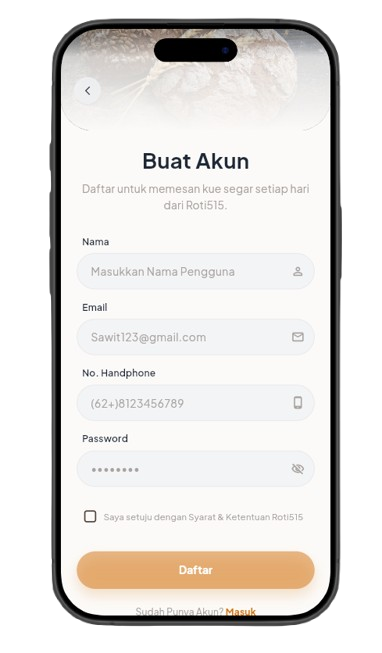
#> input picture docs/daftar.png, 382 x 653 px, found by its file name
$ python make_collage.py
#> lines starting #> are read from the running program, lines starting #| are printed output that depends on the picture
import os
from PIL import Image

image_dir = r"c:\project_roti_515\assets\images"
image_names = [
    "daftar.png",
    "login.png",
    "Cari Produk.png",
    "produk_pelanggan.png",
    "detail_menu.png",
    "keranjang.png",
    "checkout_roti515.png",
    "Pesanan Berhasil.png",
    "pelanggan terima notfikasi.png",
    "riwayat_pesanan dan batalkan pesanan.png",
    "dashboard_admin.png",
    "admin atur jam pengembalian.png",
    "kelola_produk_admin.png",
    "kelola_akun_admin.png"
]

images = []
for name in image_names:
    path = os.path.join(image_dir, name)
    if os.path.exists(path):
        img = Image.open(path).convert("RGBA")
#> img is the input picture: PIL image 382x653 RGBA; mean R, G, B, A 152, 149.3, 146.4, 177
        images.append(img)
    else:
        print(f"Missing: {path}")

if not images:
    print("No images found.")
    exit()

# Resize all images to the same height (e.g. 800px)
target_height = 800
#> target_height = 800
resized_images = []
for img in images:
    width = int((target_height / img.height) * img.width)
    resized_images.append(img.resize((width, target_height), Image.Resampling.LANCZOS))

# 2 rows, 7 columns
cols = 7
rows = 2
padding = 40

# Calculate row widths and heights
row_widths = []
for r in range(rows):
    w = sum(img.width for img in resized_images[r*cols:(r+1)*cols]) + padding * (cols + 1)
    row_widths.append(w)

max_width = max(row_widths)
total_height = (target_height * rows) + padding * (rows + 1)
#> total_height = 1720

# Create blank canvas (white)
canvas = Image.new("RGB", (max_width, total_height), "white")
#> canvas: PIL image 3496x1720 RGB; every value is 255

# Paste images
y_offset = padding
for r in range(rows):
    x_offset = padding
    row_imgs = resized_images[r*cols:(r+1)*cols]

    # center row if it's shorter
    x_offset = (max_width - (sum(img.width for img in row_imgs) + padding * (len(row_imgs) - 1))) // 2

    for img in row_imgs:
        canvas.paste(img, (x_offset, y_offset), img)
        x_offset += img.width + padding
    y_offset += target_height + padding
#> this loop made 2 passes
#> y_offset on passes 1 to 2: 880, 1720
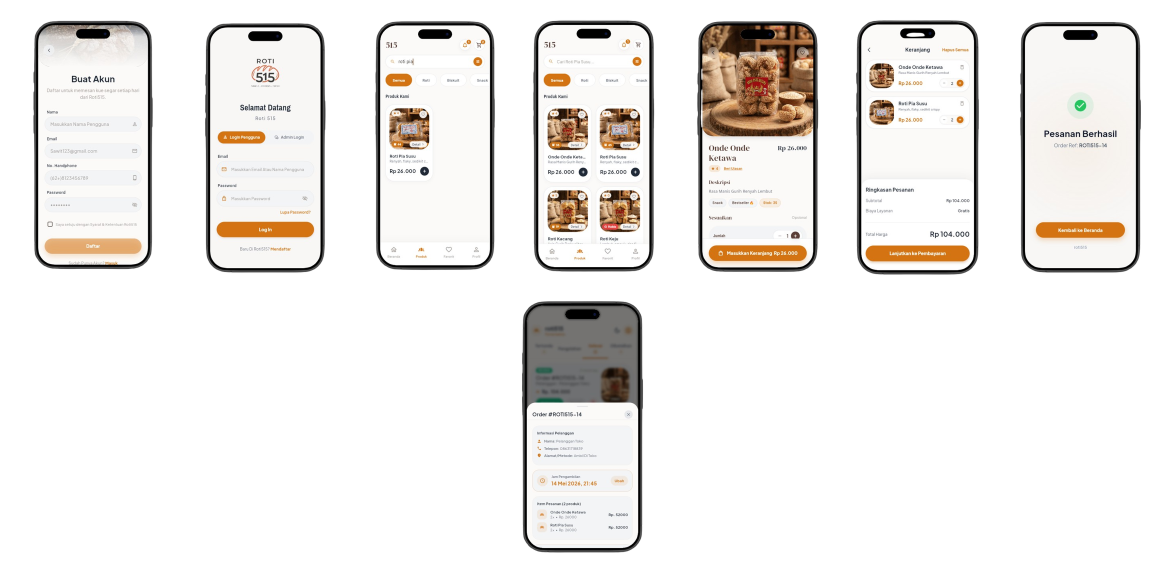
#> canvas: PIL image 3496x1720 RGB (shown at 1/3 size); mean R, G, B 238, 235.3, 232.8
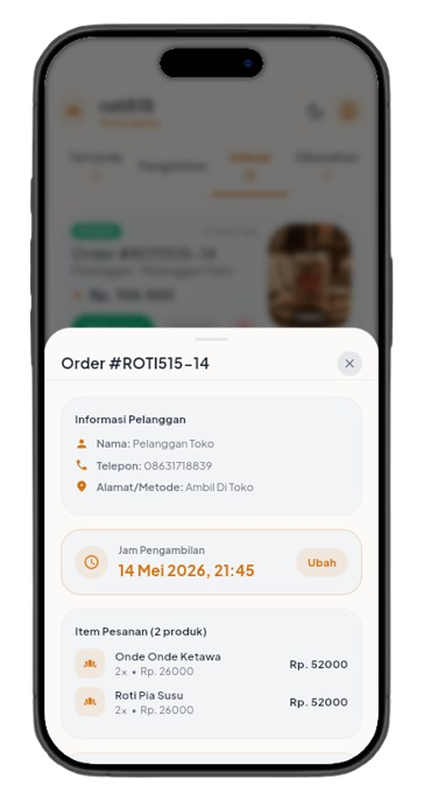
#> img: PIL image 424x800 RGBA; mean R, G, B, A 134.8, 134.3, 133.4, 200.2; transparent parts drawn white

out_path = r"c:\project_roti_515\assets\images\collage_all.png"
canvas.save(out_path)
print(f"Saved collage to {out_path}")
